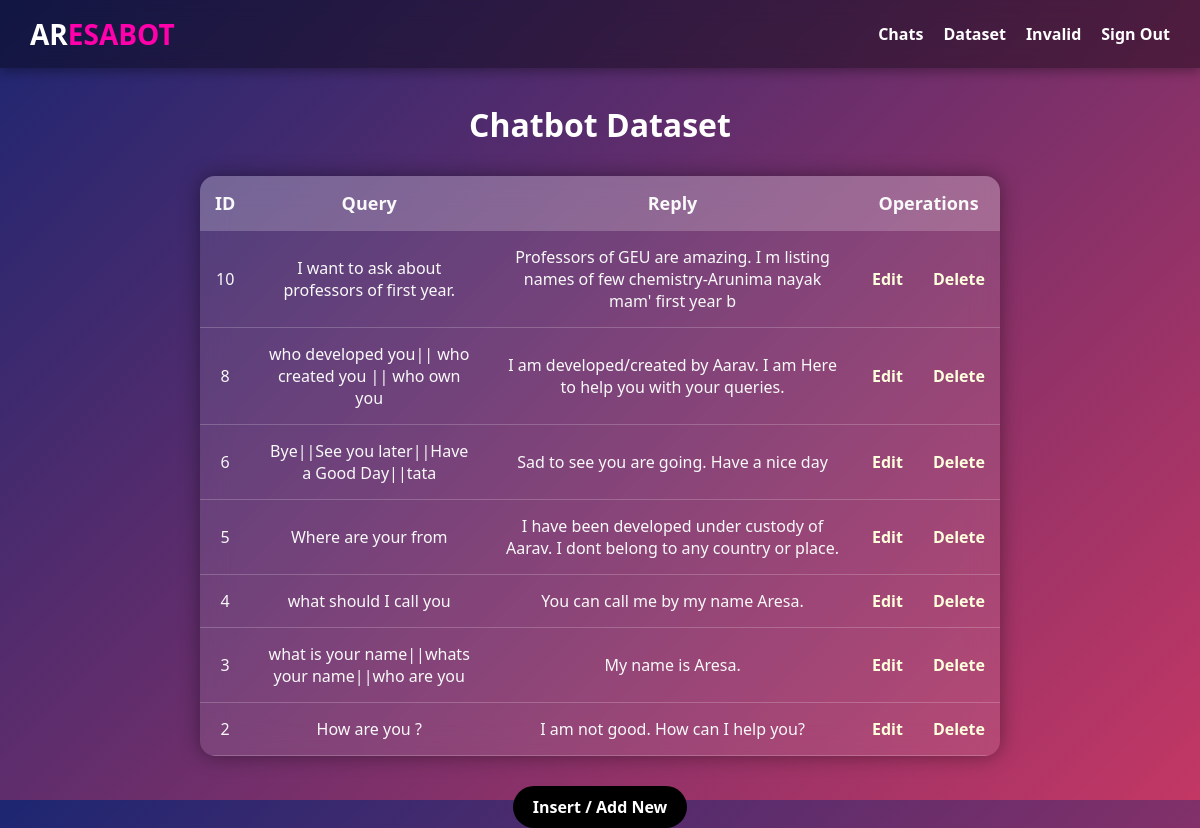
The app's page /qna.php with its own data.
### tables this page shows
CREATE TABLE `chatbot_hints` (
  `id` int(11) NOT NULL,
  `question` varchar(100) NOT NULL,
  `reply` varchar(100) NOT NULL
);

### qna.php (the view, shortened to what this page needs)
<?php require_once 'config.php'; ?>
<!DOCTYPE html>
<html lang="en">
<head>
	<link rel="stylesheet" href="css/style.css">
</head>
<body>
	<header>
		<h1>AR<span>ESA<span>BOT</span></span></h1>
		<nav>
			<ul>
				<li><a href="adminlogin.php">Chats</a></li>
				<li><a href="qna.php">Dataset</a></li>
				<li><a href="invalid.php">Invalid</a></li>
				<li><a href="index.php">Sign Out</a></li>
			</ul>
		</nav>
	</header>
	<h2>Chatbot Dataset</h2>
	<table>
		<tr>
			<th>ID</th>
			<th>Query</th>
			<th>Reply</th>
			<th colspan="2">Operations</th>
		</tr>
		<?php
			$stmt = $con->prepare("SELECT * FROM chatbot_hints ORDER BY id DESC");
			$stmt->execute();
			if ($stmt->rowCount() > 0) {
				while ($row = $stmt->fetch(PDO::FETCH_ASSOC)) {
					$id = htmlspecialchars($row["id"]);
					$question = htmlspecialchars($row["question"]);
					$reply = htmlspecialchars($row["reply"]);
					echo "<tr>
						<td>$id</td>
						<td>$question</td>
						<td>$reply</td>
						<td><a href='update.php?rn=$id&ques=" . urlencode($question) . "&rep=" . urlencode($reply) . "'>Edit</a></td>
						<td><a href='delete.php?rn=$id' onclick='return confirm(\"Are you sure you want to delete this record?\")'>Delete</a></td>
					</tr>";
				}
			} else {
				echo "<tr><td colspan='5'>No Record Found</td></tr>";
			}
		?>
	</table>
	<a href="insert.php"><input type="button" id="insert_btn" value="Insert / Add New" /></a>
</body>
</html>

### css/style.css (style rules this page uses)
* { box-sizing: border-box; padding: 0; margin: 0; font-family: 'Segoe UI', Tahoma, Geneva, Verdana, sans-serif; }
body { background: linear-gradient(135deg, #1d2671, #c33764); height: 100vh; display: flex; justify-content: center; align-items: center; }
h2 { color: white; margin-bottom: 25px; }
input[type="submit"], input[type="button"] { padding: 10px; background: #ffffff; color: #1d2671; border: none; border-radius: 10px; font-weight: bold; cursor: pointer; transition: 0.3s ease; }
a input { width: 100%; }
body { background: linear-gradient(135deg, #1d2671, #c33764); font-family: 'Segoe UI', sans-serif; color: #fff; height: 100vh; display: flex; align-items: center; justify-content: center; }
* { box-sizing: border-box; margin: 0; padding: 0; }
body { font-family: 'Segoe UI', sans-serif; background: linear-gradient(135deg, #1d2671, #c33764); min-height: 100vh; display: flex; justify-content: center; align-items: center; color: white; }
* { box-sizing: border-box; margin: 0; padding: 0; font-family: 'Segoe UI', sans-serif; }
body { background: linear-gradient(135deg, #1d2671, #c33764); min-height: 100vh; display: flex; justify-content: center; align-items: center; }
* { margin: 0; padding: 0; box-sizing: border-box; font-family: 'Segoe UI', sans-serif; }
body { background: linear-gradient(135deg, #1d2671, #c33764); min-height: 100vh; color: #fff; display: flex; flex-direction: column; align-items: center; padding: 60px 20px; }
header { position: fixed; top: 0; width: 100%; background: rgba(0, 0, 0, 0.4); backdrop-filter: blur(10px); padding: 15px 30px; display: flex; justify-content: space-between; align-items: center; z-index: 1000; box-shadow: 0 4px 10px rgba(0, 0, 0, 0.3); }
header h1 { font-size: 28px; color: white; }
header h1 span { color: #f0a; }
nav ul { list-style: none; display: flex; gap: 20px; }
nav a { color: #fff; text-decoration: none; font-weight: bold; transition: color 0.3s; }
h2 { margin-top: 100px; margin-bottom: 20px; text-align: center; font-size: 30px; color: white; }
table { width: 100%; max-width: 900px; border-collapse: collapse; background: rgba(255, 255, 255, 0.1); backdrop-filter: blur(12px); border-radius: 15px; overflow: hidden; box-shadow: 0 0 20px rgba(0,0,0,0.4); }
th, td { padding: 15px; text-align: center; border-bottom: 1px solid rgba(255, 255, 255, 0.2); }
th { background-color: rgba(255, 255, 255, 0.2); color: #fff; font-size: 18px; }
td { color: #f0f0f0; font-size: 16px; }
body { background: linear-gradient(135deg, #1d2671, #c33764); min-height: 100vh; padding: 100px 20px 40px; color: #fff; display: flex; flex-direction: column; align-items: center; }
h2 { margin: 30px 0; text-align: center; font-size: 32px; }
table { width: 95%; max-width: 1000px; border-collapse: collapse; background: rgba(255, 255, 255, 0.1); backdrop-filter: blur(15px); border-radius: 15px; overflow: hidden; box-shadow: 0 0 20px rgba(0,0,0,0.4); margin-bottom: 30px; }
th, td { padding: 15px; text-align: center; border-bottom: 1px solid rgba(255, 255, 255, 0.2); color: #f9f9f9; }
th { background-color: rgba(255, 255, 255, 0.2); font-size: 18px; }
a { color: #ffd; text-decoration: none; font-weight: bold; }
#insert_btn { padding: 10px 20px; background-color: #000; color: #fff; border: none; border-radius: 30px; cursor: pointer; font-size: 16px; transition: 0.3s; }
table { width: 95%; max-width: 800px; border-collapse: collapse; background: rgba(255, 255, 255, 0.1); backdrop-filter: blur(15px); border-radius: 15px; overflow: hidden; box-shadow: 0 0 20px rgba(0,0,0,0.4); margin-bottom: 30px; }
* { box-sizing: border-box; font-family: 'Segoe UI', sans-serif; }
body { background: linear-gradient(135deg, #1d2671, #c33764); min-height: 100vh; display: flex; align-items: center; justify-content: center; padding: 20px; color: #fff; }
body { margin: 0; padding: 0; background: linear-gradient(135deg, #1d2671, #c33764); display: flex; justify-content: center; align-items: center; min-height: 100vh; font-family: 'Segoe UI', sans-serif; }
body { background: linear-gradient(to right, #1d2671, #c33764); font-family: Arial, sans-serif; color: #fff; text-align: center; padding-top: 100px; }
body { font-family: Arial, sans-serif; background: linear-gradient(135deg, #1d2671, #c33764); display: flex; justify-content: center; align-items: center; height: 100vh; margin: 0; }

### records on screen
chatbot_hints: id "10", question "I want to ask about professors of first year.", reply "Professors of GEU are amazing. I m listing names of few chemistry-Arunima nayak mam' first year b"
chatbot_hints: id "8", question "who developed you|| who created you || who own you", reply "I am developed/created by Aarav. I am Here to help you with your queries."
chatbot_hints: id "6", question "Bye||See you later||Have a Good Day||tata", reply "Sad to see you are going. Have a nice day"
chatbot_hints: id "5", question "Where are your from", reply "I have been developed under custody of Aarav. I dont belong to any country or place."
chatbot_hints: id "4", question "what should I call you", reply "You can call me by my name Aresa."
chatbot_hints: id "3", question "what is your name||whats your name||who are you", reply "My name is Aresa."
chatbot_hints: id "2", question "How are you ?", reply "I am not good. How can I help you?"
